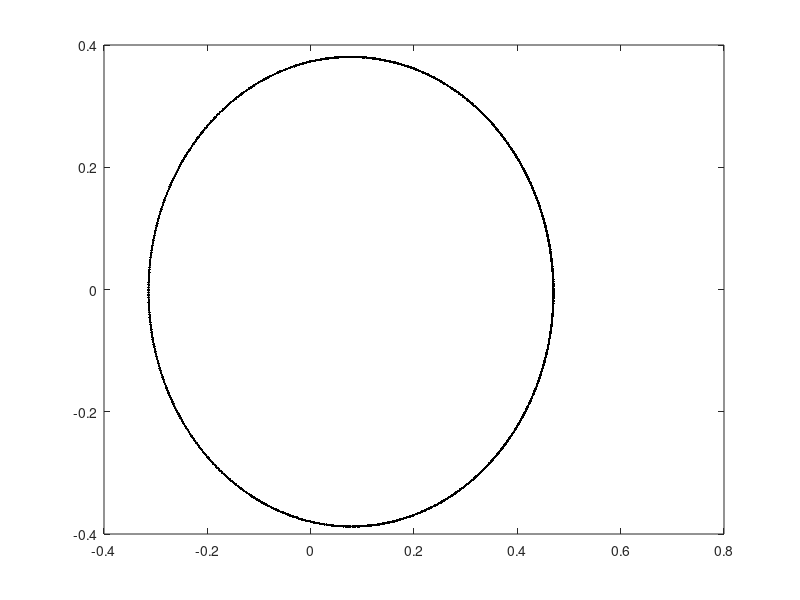
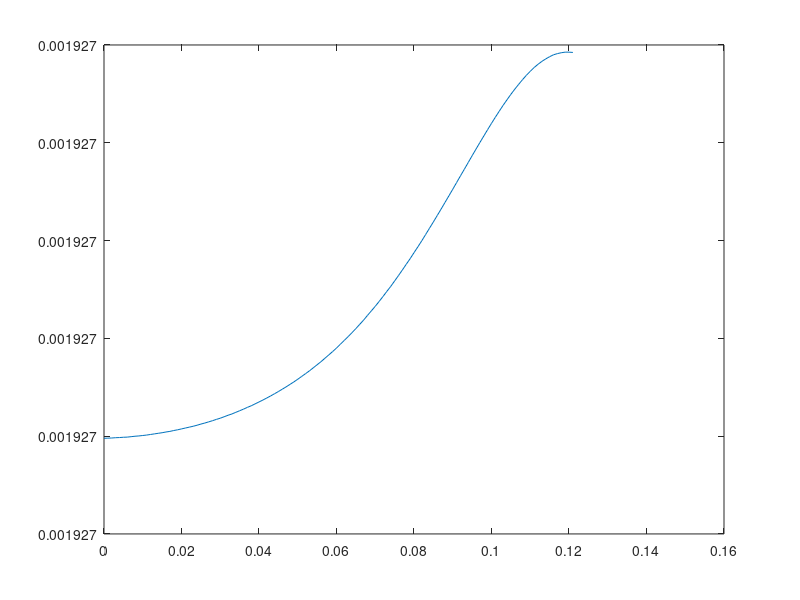

These figures' MATLAB source, in order:
clear all

h = 0.001;
t(:,1) = 0:h:1;
N = length(t);
x = nan(N,1);
y = nan(N,1);
ang = nan(N,1);
v_x = nan(N,1);
v_y = nan(N,1);
r = nan(N,1);

x(1) = 0.47;
y(1) = 0;
r(1) = norm([x(1) y(1)]);
ang(1) = 0;
v_x(1) = 0;
v_y(1) = 8.2;
%Euler-Cromer
for k = 1:(N-1)
    v_x(k+1) = v_x(k)-4*pi^2 * x(k) / (r(k)^3)*h;
    v_y(k+1) = v_y(k)-4*pi^2 * y(k) / (r(k)^3)*h;
    x(k+1) = x(k) + v_x(k+1)*h;
    y(k+1) = y(k) + v_y(k+1)*h;
    
    r(k+1) = norm([x(k+1),y(k+1)]);
    %norm calcula a norma, assim tem se o raio
    ang(k+1) = mod( atan2(y(k+1),x(k+1)),2*pi);
end

figure(1)
axis([-0.5 0.5 -0.5 0.5])
set(gca,'PlotBoxAspectRatio',[1 1 1])
plot(x,y,'k.-')

%%%%b%%%

for k = 1:N-1
    if ang(k+1)<ang(k)%quando salta, porque so vai de 0 a 2pi
        break
    end
end

disp(['periodo: ',num2str(t(k)),'anos'])

%%%%%c%%%%

index_t_meio_periodo = floor(k/2);
area = nan(index_t_meio_periodo-1,1);

for k = 1:(index_t_meio_periodo-1)
    area(k) = ( (r(k+1) + r(k) )/2)^2*(ang(k+1)-ang(k))/2;
end

figure(2)
plot(t(1:index_t_meio_periodo-1),area)
